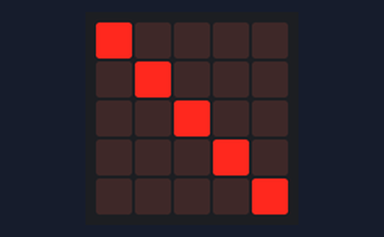
Bench run of a program on a simulated BBC micro:bit (MakeCode). On the bench: the board's 5×5 LED display.

Above: at 0.1 s.
At 1.5 s:
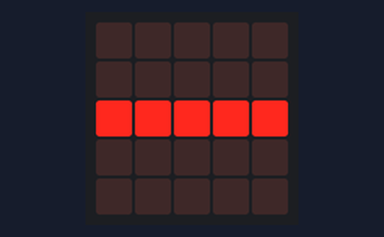
At 16.6 s:
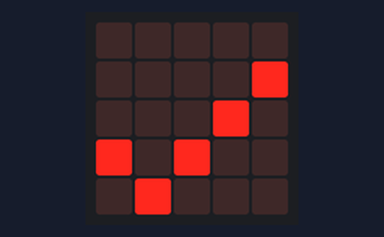
At 37.8 s:
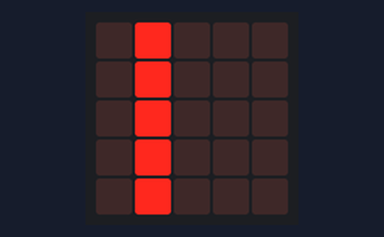

Measured:
- what the display in image 1 shows lasts 1.0 s, from 1.4 s to 2.4 s

The program:

main.ts
```typescript
basic.showLeds(`
    # . . . .
    . # . . .
    . . # . .
    . . . # .
    . . . . #
    `)
basic.forever(function () {
    basic.pause(2000)
    basic.showLeds(`
        . # . . .
        . # . . .
        . # . . .
        . # . . .
        . # . . .
        `)
})
basic.forever(function () {
    basic.pause(5000)
    basic.showLeds(`
        . . . . .
        . . . . #
        . . . # .
        # . # . .
        . # . . .
        `)
})
basic.forever(function () {
    basic.pause(1000)
    basic.showLeds(`
        . . . . .
        . . . . .
        # # # # #
        . . . . .
        . . . . .
        `)
})
```

test.ts
```typescript
// тестови иду овде; ово се неће саставити када се овај пакет користи као додатак.
```
